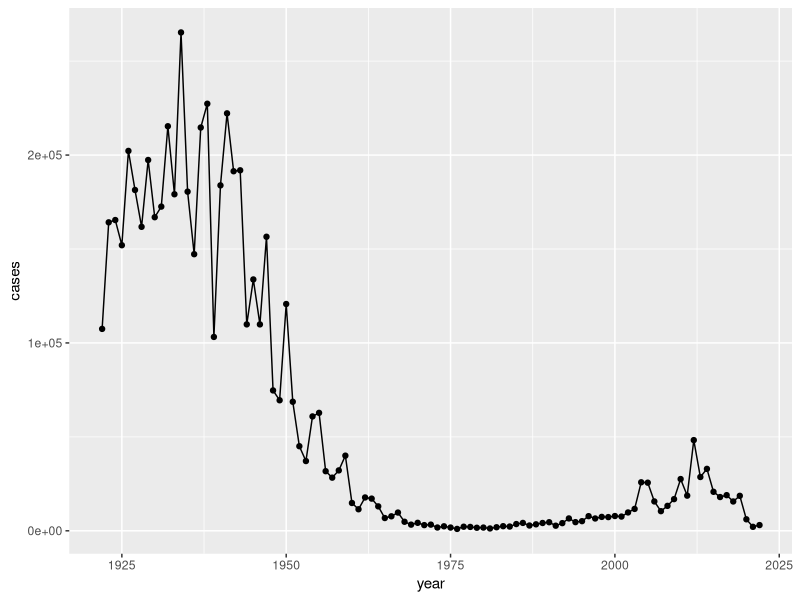
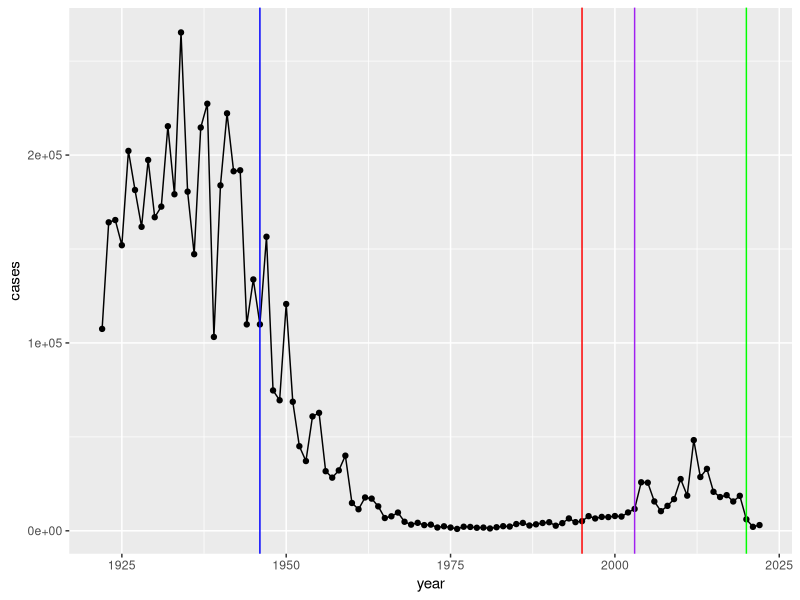

Reproduce these figures in R, in order. (Note: this script raises an error after producing the figures.)
## ---- chunk 1
cdc <- data.frame(
                                 year = c(1922L,1923L,1924L,1925L,
                                          1926L,1927L,1928L,1929L,1930L,1931L,
                                          1932L,1933L,1934L,1935L,1936L,
                                          1937L,1938L,1939L,1940L,1941L,1942L,
                                          1943L,1944L,1945L,1946L,1947L,
                                          1948L,1949L,1950L,1951L,1952L,
                                          1953L,1954L,1955L,1956L,1957L,1958L,
                                          1959L,1960L,1961L,1962L,1963L,
                                          1964L,1965L,1966L,1967L,1968L,1969L,
                                          1970L,1971L,1972L,1973L,1974L,
                                          1975L,1976L,1977L,1978L,1979L,1980L,
                                          1981L,1982L,1983L,1984L,1985L,
                                          1986L,1987L,1988L,1989L,1990L,
                                          1991L,1992L,1993L,1994L,1995L,1996L,
                                          1997L,1998L,1999L,2000L,2001L,
                                          2002L,2003L,2004L,2005L,2006L,2007L,
                                          2008L,2009L,2010L,2011L,2012L,     
                                          2013L,2014L,2015L,2016L,2017L,2018L,
                                          2019L,2020L,2021L,2022L),
                                cases = c(107473,164191,165418,152003,
                                          202210,181411,161799,197371,
                                          166914,172559,215343,179135,265269,
                                          180518,147237,214652,227319,103188,
                                          183866,222202,191383,191890,109873,
                                          133792,109860,156517,74715,69479,
                                          120718,68687,45030,37129,60886,
                                          62786,31732,28295,32148,40005,
                                          14809,11468,17749,17135,13005,6799,
                                          7717,9718,4810,3285,4249,3036,
                                          3287,1759,2402,1738,1010,2177,2063,
                                          1623,1730,1248,1895,2463,2276,
                                          3589,4195,2823,3450,4157,4570,
                                          2719,4083,6586,4617,5137,7796,6564,
                                          7405,7298,7867,7580,9771,11647,
                                          25827,25616,15632,10454,13278,
                                          16858,27550,18719,48277,28639,32971,
                                          20762,17972,18975,15609,18617,6124,
                                          2116,3044)
       )
## ---- chunk 2
library(ggplot2)

baseplot <- ggplot(cdc) +
  aes(year,cases) +
  geom_point() +
  geom_line()

baseplot
## ---- chunk 3
baseplot +
  geom_vline(xintercept=1946, col="blue") +
  geom_vline(xintercept=1995, col="red") +
  geom_vline(xintercept=2020, col="green") +
  geom_vline(xintercept=2003, col="purple") 
## ---- chunk 4
# Allows us to read, write and process JSON data
library(jsonlite)
## ---- chunk 5
subject <- read_json("https://www.cmi-pb.org/api/subject", simplifyVector = TRUE) 
## ---- chunk 6
head(subject)
## ---- chunk 7
nrow(subject)
## ---- chunk 8
table(subject$infancy_vac)
## ---- chunk 9
table(subject$biological_sex)
## ---- chunk 10
table(subject$race, subject$biological_sex)
## ---- chunk 11
library(lubridate)
## ---- chunk 12
today()
## ---- chunk 13
today() - ymd("2000-01-01")
## ---- chunk 14
time_length( today() - ymd("2000-01-01"),  "years")
## ---- chunk 15
# Use todays date to calculate age in days
subject$age <- today() - ymd(subject$year_of_birth)

library(dplyr)

ap <- subject %>% filter(infancy_vac == "aP")

round( summary( time_length( ap$age, "years" ) ) )

# wP
wp <- subject %>% filter(infancy_vac == "wP")
round( summary( time_length( wp$age, "years" ) ) )
## ---- chunk 16
int <- ymd(subject$date_of_boost) - ymd(subject$year_of_birth)
age_at_boost <- time_length(int, "year")
head(age_at_boost)
## ---- chunk 17
ggplot(subject) +
  aes(time_length(age, "year"),
      fill=as.factor(infancy_vac)) +
  geom_histogram(show.legend=FALSE) +
  facet_wrap(vars(infancy_vac), nrow=2) +
  xlab("Age in years")
## ---- chunk 18
# Or use wilcox.test() 
x <- t.test(time_length( wp$age, "years" ),
       time_length( ap$age, "years" ))

x$p.value
## ---- chunk 19
# Complete the API URLs...
specimen <- read_json("https://www.cmi-pb.org/api/specimen", simplifyVector = TRUE) 
## ---- chunk 20
library(dplyr)

meta <- inner_join(subject, specimen)
head(meta)
## ---- chunk 21
abdata <- read_json("http://cmi-pb.org/api/v5/plasma_ab_titer",
                    simplifyVector = TRUE)

head(abdata)
## ---- chunk 22
ab <- inner_join(abdata, meta)
head(ab)
## ---- chunk 23
nrow(ab)
## ---- chunk 24
table(ab$isotype)
## ---- chunk 25
table(ab$antigen)
## ---- chunk 26
igg <- filter(ab, isotype=="IgG")
head(igg)
## ---- chunk 27
ggplot(igg) +
  aes(MFI_normalised, antigen) +
  geom_boxplot()
## ---- chunk 28
ggplot(igg) +
  aes(MFI_normalised, antigen) +
  geom_boxplot() +
xlim(0,75) +
  facet_wrap(vars(visit), nrow=2)
## ---- chunk 29
abdata.21 <- ab %>% filter(dataset == "2021_dataset")

abdata.21 %>% 
  filter(isotype == "IgG",  antigen == "PT") %>%
  ggplot() +
    aes(x=planned_day_relative_to_boost,
        y=MFI_normalised,
        col=infancy_vac,
        group=subject_id) +
    geom_point() +
    geom_line() +
    geom_vline(xintercept=0, linetype="dashed") +
    geom_vline(xintercept=14, linetype="dashed") +
  labs(title="2021 dataset IgG PT",
       subtitle = "Dashed lines indicate day 0 (pre-boost) and 14 (apparent peak levels)")
